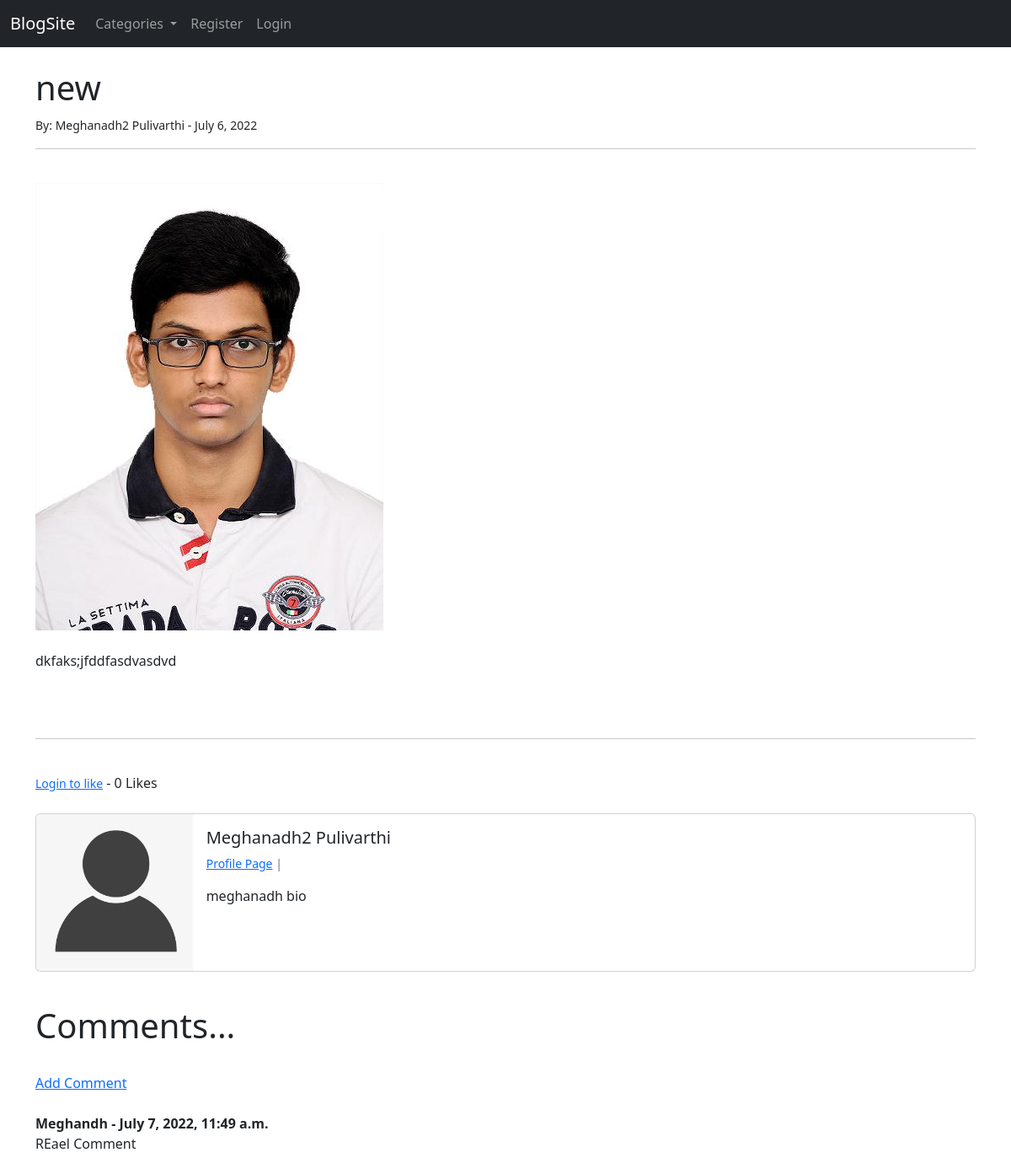
/article/14, run on the app's committed database.
### app/models.py (models this page shows, shortened)
class Post(models.Model):
    title = models.CharField(max_length=255)
    title_tag = models.CharField(max_length=255)
    header_image = models.ImageField(null=True, blank=True, upload_to='images/')
    author = models.ForeignKey(User, on_delete=models.CASCADE)
    body = RichTextField(blank=True, null=True)
    post_date = models.DateField(auto_now_add=True)
    category = models.CharField(max_length=255, default='coding')
    likes = models.ManyToManyField(User, related_name='blog_post')
    snippet = models.CharField(max_length=200)
    def total_likes(self):
        return self.likes.count()

class Profile(models.Model):
    user = models.OneToOneField(User, null=True, on_delete=models.CASCADE)
    bio = models.TextField()
    profile_pic = models.ImageField(null=True, blank=True, upload_to='images/profile/')
    website_url = models.CharField(max_length=255, null=True, blank=True)
    facebook_url = models.CharField(max_length=255, null=True, blank=True)
    twitter_url = models.CharField(max_length=255, null=True, blank=True)
    linkedIn_url = models.CharField(max_length=255, null=True, blank=True)

class Comment(models.Model):
    post = models.ForeignKey(Post, related_name='comments', on_delete=models.CASCADE)
    name = models.CharField(max_length=255)
    body = models.TextField()
    date_added = models.DateTimeField(auto_now_add=True)

### app/views.py (the view)
# urls.py: path('article/<int:pk>', ArticleDetailView.as_view(), name='article_details'),
class ArticleDetailView(DetailView):
    model = Post
    template_name = 'article_details.html'
    def get_context_data(self, *, object_list=None, **kwargs):
        cat_menu = Category.objects.all()
        context = super(ArticleDetailView, self).get_context_data()
        current_blog = get_object_or_404(Post, id=self.kwargs['pk'])
        total_likes = current_blog.total_likes( )
        liked = False
        if current_blog.likes.filter(id=self.request.user.id).exists():
            liked = True
        context['liked'] = liked
        context['cat_menu'] = cat_menu
        context['total_likes'] = total_likes
        return context

### app/models.py (called while the page is built)
    def __str__(self):
        return self.name

### app/templates/article_details.html (shortened to what this page needs)
{% extends 'base.html' %}
{% load static %}
{% block content %}
<h1>{{ post.title }}</h1>
<small>By: {{ post.author.first_name }}
    {{ post.author.last_name }}
    - {{ post.post_date }}
</small>
<br/>
<hr>
<br/>
{% if post.header_image %}
<img src="{{ post.header_image.url }}" alt="">
{% endif %}
<br/><br/>
{{ post.body|safe }}
<br/><br/>
<hr>
<br/>
<form action="{% url 'like_post' post.pk %}" method="post">
    {% if user.is_authenticated %}
        {% if liked %}
        <button type="submit" name="post_id" value="{{ post.id }}"
            class="btn btn-danger btn-sm">UnLike</button>
        {% else %}
            <button type="submit" name="post_id" value="{{ post.id }}"
                class="btn btn-secondary btn-sm">Like</button>
        {% endif %}
    {% else %}
        <small><a href="{% url 'login' %}">Login to like</a></small>
    {% endif %}
        - {{ total_likes }} Likes
</form>
<br/>
<div class="card mb-3">
  <div class="row g-0">
    <div class="col-md-2">
      {% if post.author.profile.profile_pic %}
      <img src="{{ post.author.profile.profile_pic.url }}"
         class="img-fluid rounded-start" width="200" height="200">
      {% else %}
      <img src="{% static 'app/images/user-default.png' %}"
         class="img-fluid rounded-start" width="200" height="200">
      {% endif %}
    </div>
    <div class="col-md-10">
      <div class="card-body">
        <h5 class="card-title">
            {{ post.author.first_name }}
            {{ post.author.last_name }}
        </h5>
        <p class="small text-muted">
          {% if post.author.profile.id %}
            <a href="{% url 'show_profile_page' post.author.profile.id %}">Profile Page</a> |
          {% endif %}
        </p>
        <p class="card-text">{{ post.author.profile.bio }}</p>
      </div>
    </div>
  </div>
</div>
<br/>
<h1>Comments...</h1>
<br/>
<a href="{% url 'add_comment' post.pk %}">Add Comment</a>
<br/><br/>
{% if not post.comments.all %}
  No Comments Yet... <a href="{% url 'add_comment' post.pk %}">Add One</a>
{% else %}
  {% for comment in post.comments.all %}
    <strong>{{ comment.name }} - {{ comment.date_added }}</strong>
    <br/>
    {{ comment.body }}
    <br/><br/>
  {% endfor %}
{% endif %}
{% endblock %}

### app/templates/base.html (shortened to what this page needs)
<!doctype html>
<html lang="en">
  <head>
    <link href="https://cdn.jsdelivr.net/npm/bootstrap@5.2.0-beta1/dist/css/bootstrap.min.css" rel="stylesheet">
  </head>
  <body>
    <nav class="navbar navbar-expand-lg navbar-dark bg-dark">
      <div class="container-fluid">
        <a class="navbar-brand" href="{% url 'home' %}">BlogSite</a>
        <div class="collapse navbar-collapse" id="navbarSupportedContent">
          <ul class="navbar-nav me-auto mb-2 mb-lg-0">
            {% if cat_menu %}
            <li class="nav-item dropdown">
              <a class="nav-link dropdown-toggle" href="#" id="navbarDropdown1" role="button" data-bs-toggle="dropdown" aria-expanded="false">
                Categories
              </a>
            </li>
            {% else %}
              <li class="nav-item">
                <a class="nav-link" href="{% url 'category_list' %}">Categories </a>
              </li>
            {% endif %}
            {% if user.is_authenticated %}
              <li class="nav-item">
                <a class="nav-link" href="{% url 'add_post' %}">Add Post</a>
              </li>
              <li class="nav-item">
                <a class="nav-link" href="{% url 'add_category' %}">Add Category</a>
              </li>
              <li class="nav-item">
                <a class="nav-link" href=""></a>
              </li>
            {% else %}
              <li class="nav-item">
              <a class="nav-link" href="{% url 'register' %}">Register</a>
              </li>
              <li class="nav-item">
                <a class="nav-link" href="{% url 'login' %}">Login</a>
              </li>
            {% endif %}
          </ul>
        </div>
      </div>
    </nav>
    <br/>
    <div class="container">
      {% block content %}
      {% endblock %}
    </div>
  </body>
</html>

### data on the page
Post: title "new", author.first_name "Meghanadh2", author.last_name "Pulivarthi", post_date "July 6, 2022", header_image (picture), body "dkfaks;jfddfasdvasdvd", author.profile.bio "meghanadh bio"
Comment: name "Meghandh", date_added "July 7, 2022, 11:49 a.m.", body "REael Comment"

### other printed values
{{ total_likes }} "0"
